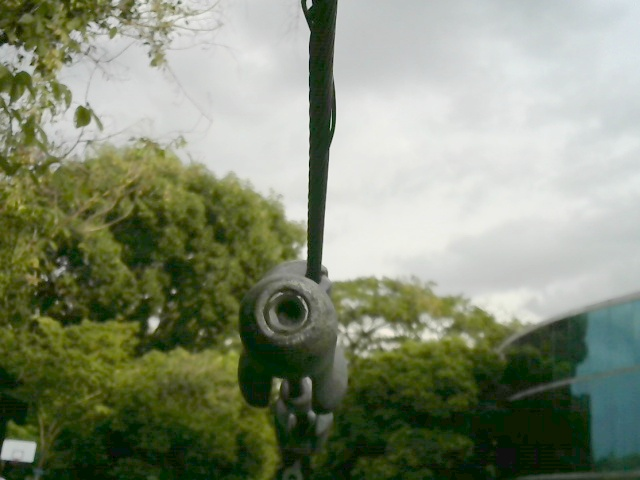
#> input picture Tho/Circle_based/Changed_data/40.jpg, 640 x 480 px
$ python Auto_detect.py
#> lines starting #> are read from the running program, lines starting #| are printed output that depends on the picture; after the words box and inside, x2 and y2 are one past the last pixel; in counts of white or black regions, pixels touching at a corner belong together; long printed decimals are rounded
import numpy as np
import argparse
import cv2
import time
import math


def nothing():
    pass


# Example usage: python3 Detect_circle.py --image ./Changed_data/20.jpg
# For Pycharm: Edit Configuration -> Parameters -> --image ./Changed_data/20.jpg
img = cv2.imread("Changed_data/40.jpg")
#> img is the input picture: shape (480, 640, 3); mean B, G, R 116.1, 139.4, 131.2
start_time = time.time()
Canny_low = 300
Canny_high = 600
Canny_param = Canny_high
start_time = time.time()
RM_left = Canny_low
RM_right = Canny_high
gray = cv2.cvtColor(img, cv2.COLOR_RGB2GRAY)
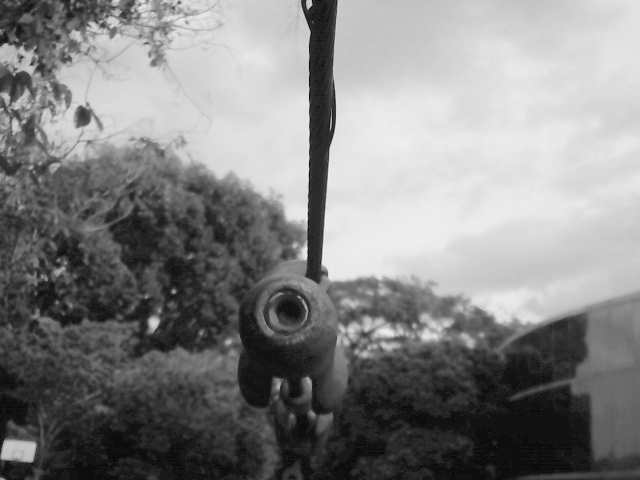
#> gray: shape (480, 640); min 1, max 240, mean 131.4
output = img.copy()
step = 1
while RM_left < RM_right:
    Canny_param = math.floor((RM_right+RM_left)/2)
    circles = cv2.HoughCircles(gray, cv2.HOUGH_GRADIENT, 1, 100,
                               param1=Canny_param, param2=30, minRadius=0, maxRadius=0)
    print(step)
    step += 1
    if circles is None:
        RM_right = Canny_param
    else:
        RM_left = Canny_param + 1
#> this loop made 8 passes
#> circles on passes 2, 4, 5, 6, 7: [[284.5, 311.5, 22]], [[33.5, 114.5, 22.4]], [[53.5, 112.5, 36.6]], [[53.5, 112.5, 36.6]], [[53.5, 112.5, 36.6]]
#> after the loop, step = 9
    # [4 lines of commented-out code are left out]
Canny_param = RM_left - 1
circles = cv2.HoughCircles(gray, cv2.HOUGH_GRADIENT, 1, 100,
                           param1=Canny_param, param2=30, minRadius=0, maxRadius=0)
circles_round = np.round(circles[0, :]).astype("int")
#> circles_round = [[54, 112, 37]]
for (x, y, r) in circles_round:
    cv2.circle(output, (x, y), r, (0, 255, 0), 4)
    cv2.rectangle(output, (x - 5, y - 5), (x + 5, y + 5), (0, 128, 255), -1)
    end_time = time.time()
    print(end_time-start_time)
    cv2.imshow("Window 1", np.hstack([img, output]))
    cv2.waitKey(2000)
#> this loop made 1 pass
#| 0.07214
#> pass 1, `cv2.imshow("Window 1", np.hstack([img, output]))`:
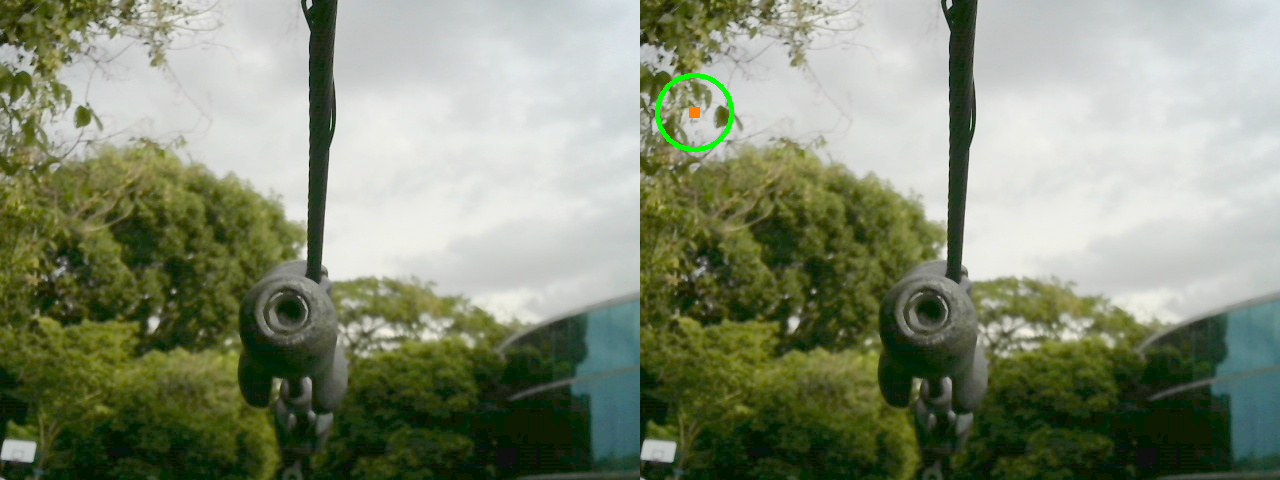
#> window 'Window 1': shape (480, 1280, 3); mean B, G, R 115.8, 139.6, 131
#> after the loop:
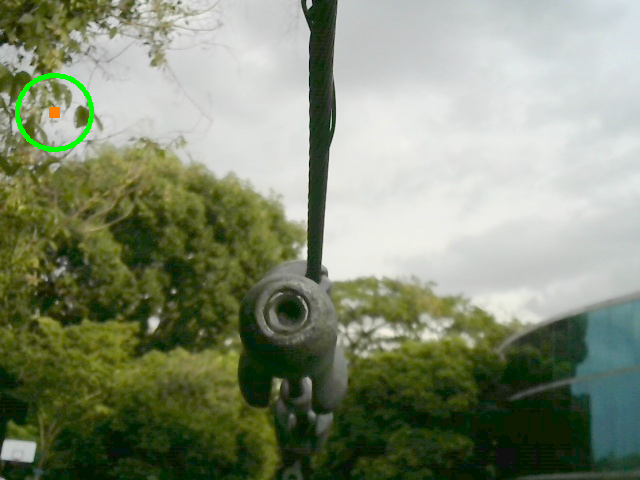
#> output: shape (480, 640, 3); 0.42% of pixels changed, all inside (x1, y1, x2, y2) = (15, 73, 94, 152)

# [27 lines of commented-out code are left out]

$ run again, with Tho/Circle_based/Changed_data/20.jpg copied over Tho/Circle_based/Changed_data/40.jpg
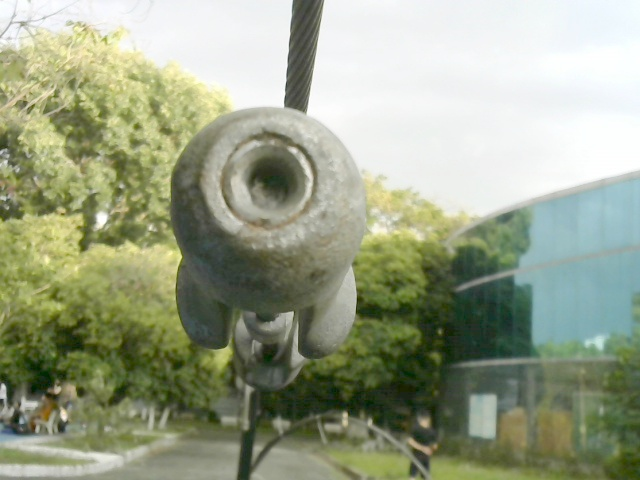
#> input picture Tho/Circle_based/Changed_data/20.jpg, 640 x 480 px
#> img is the input picture: shape (480, 640, 3); mean B, G, R 136.1, 161.3, 153.8
#> `gray = cv2.cvtColor(img, cv2.COLOR_RGB2GRAY)`:
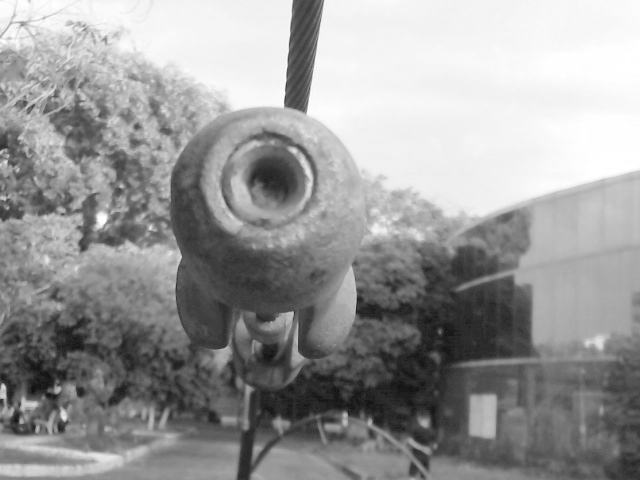
#> gray: shape (480, 640); min 16, max 255, mean 152.9
#> the loop `while RM_left < RM_right:` made 8 passes
#> circles on passes 3, 4, 6, 8: [[267.5, 184.5, 46.3]], [[262.5, 184.5, 42.9]], [[262.5, 184.5, 42.9]], [[262.5, 184.5, 42.9]]
#> after the loop `while RM_left < RM_right:`: step = 9
#> circles_round = [[262, 184, 43]]
#> the loop `for (x, y, r) in circles_round:` made 1 pass
#> (printed output is left out)
#> after the loop `for (x, y, r) in circles_round:`:
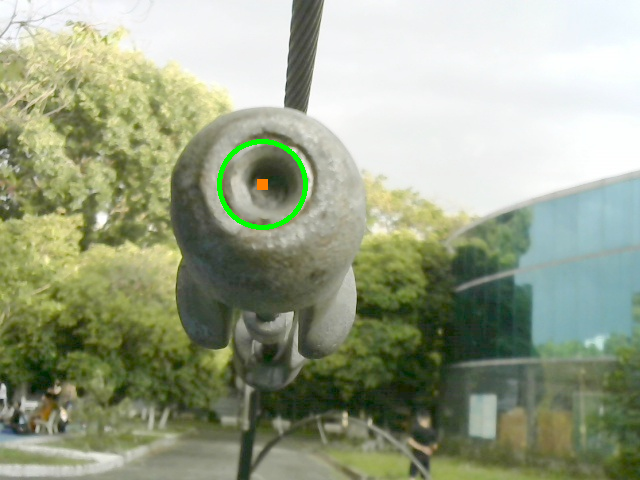
#> output: shape (480, 640, 3); 0.48% of pixels changed, all inside (x1, y1, x2, y2) = (217, 139, 308, 230)

$ run again, with Tho/Circle_based/Changed_data/21.jpg copied over Tho/Circle_based/Changed_data/40.jpg
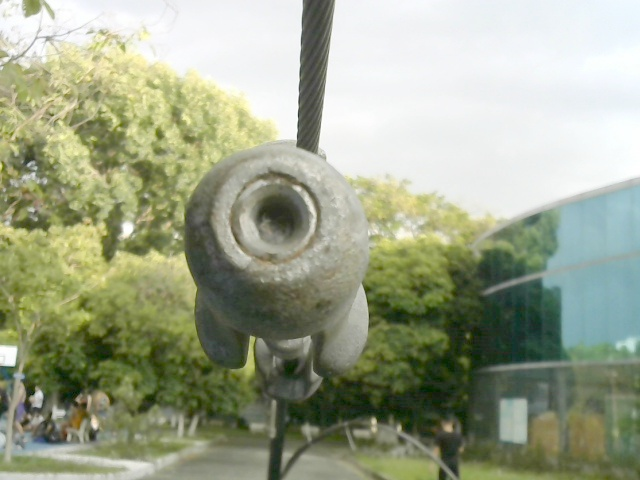
#> input picture Tho/Circle_based/Changed_data/21.jpg, 640 x 480 px
#> img is the input picture: shape (480, 640, 3); mean B, G, R 138.9, 163.8, 157.2
#> `gray = cv2.cvtColor(img, cv2.COLOR_RGB2GRAY)`:
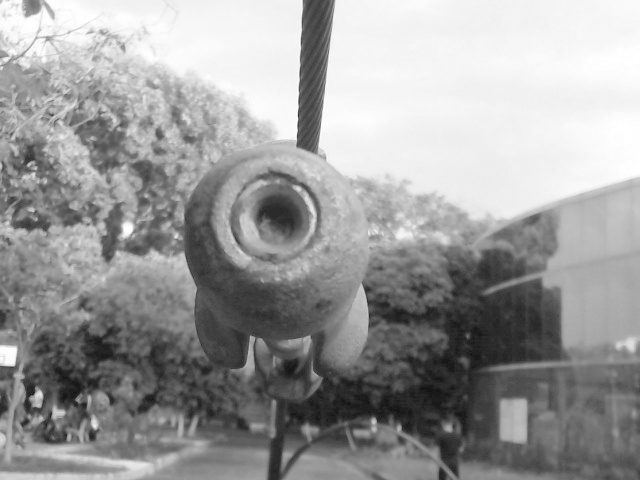
#> gray: shape (480, 640); min 11, max 255, mean 155.5
#> the loop `while RM_left < RM_right:` made 8 passes
#> circles on passes 3 to 7: [[270.5, 221.5, 40.2]], [[270.5, 221.5, 40.2]], [[273.5, 218.5, 41.8]], [[273.5, 218.5, 41.8]], [[273.5, 218.5, 41.8]]
#> after the loop `while RM_left < RM_right:`: step = 9
#> circles_round = [[274, 218, 42]]
#> the loop `for (x, y, r) in circles_round:` made 1 pass
#> (printed output is left out)
#> after the loop `for (x, y, r) in circles_round:`:
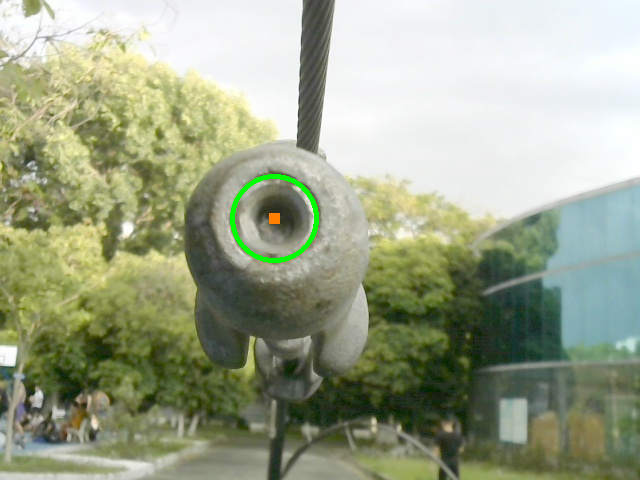
#> output: shape (480, 640, 3); 0.46% of pixels changed, all inside (x1, y1, x2, y2) = (230, 174, 319, 263)

$ run again, with Tho/Circle_based/Changed_data/22.jpg copied over Tho/Circle_based/Changed_data/40.jpg
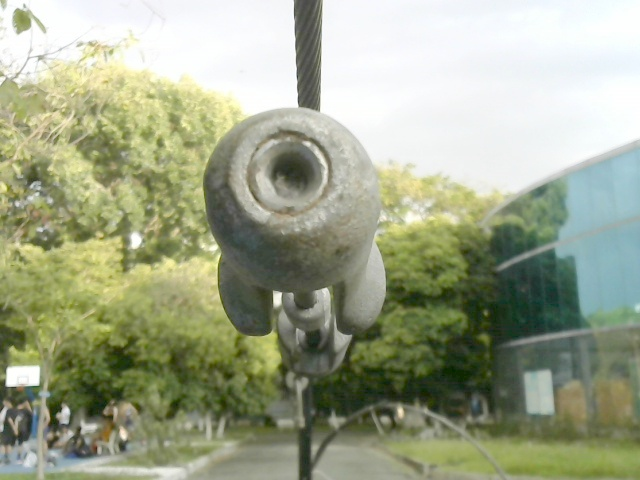
#> input picture Tho/Circle_based/Changed_data/22.jpg, 640 x 480 px
#> img is the input picture: shape (480, 640, 3); mean B, G, R 139.8, 166, 159.6
#> `gray = cv2.cvtColor(img, cv2.COLOR_RGB2GRAY)`:
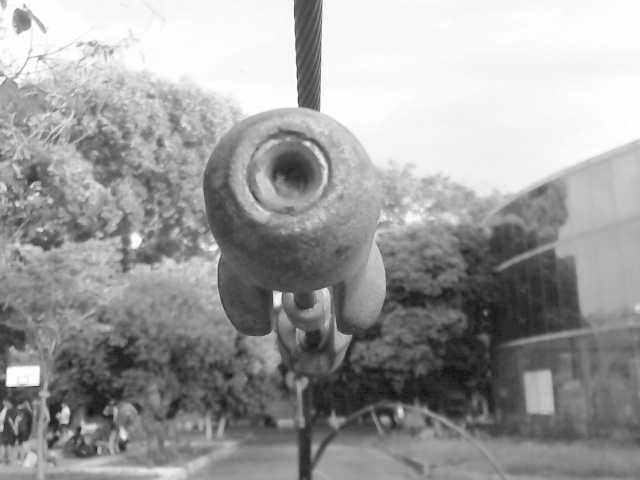
#> gray: shape (480, 640); min 19, max 255, mean 157.4
#> the loop `while RM_left < RM_right:` made 9 passes
#> circles on pass 2: [[290.5, 173.5, 36.9]]
#> after the loop `while RM_left < RM_right:`: step = 10
#> circles_round = [[290, 174, 37]]
#> the loop `for (x, y, r) in circles_round:` made 1 pass
#> (printed output is left out)
#> after the loop `for (x, y, r) in circles_round:`:
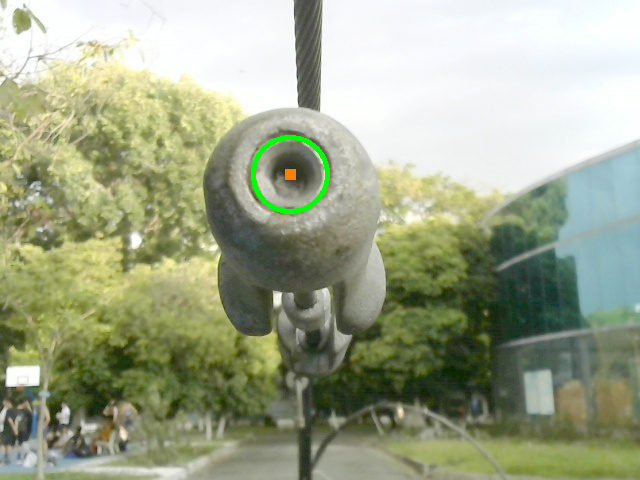
#> output: shape (480, 640, 3); 0.42% of pixels changed, all inside (x1, y1, x2, y2) = (251, 135, 330, 214)
